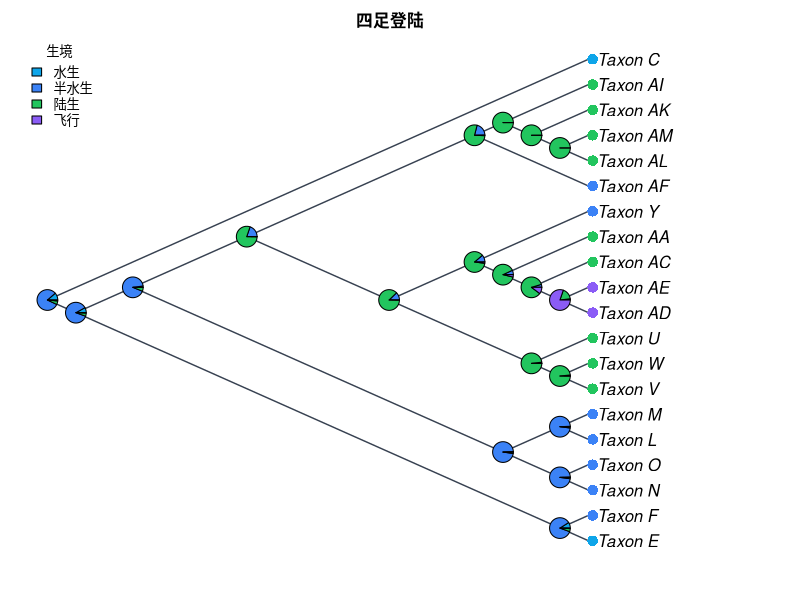

The R source for this figure:
#!/usr/bin/env Rscript
# CladeForge reproducible-analysis script
# Project : 四足登陆
# Format  : CladeForge project v0.2.0
# Software: CladeForge 0.3.0 (this header is the provenance stamp a
#           reproducibility checklist asks for: software version, generation
#           time and the analysis parameters are printed beside the numbers)
# Generated: (timestamp omitted in fixture)
#
# PARAMETER SUMMARY (what the app used):
#   * parsimony: tie-break = parent-state first, then tip frequency, then
#     declaration order; the reported single path is ONE of possibly many
#     equally parsimonious reconstructions.
#   * Mk: each character's rate is the application's own fit (maximum-likelihood fit (1-D profile over the pruning likelihood)),
#     baked in at generation time; the script replays that number instead of
#     re-fitting, so its posteriors match what the app reported. Characters the
#     app could not fit fall back to 1 / mean(branch length) with a printed
#     note. Display threshold applied post hoc; the posterior is marginal
#     (per-node), NOT joint.
#   * The R implementation below computes the likelihood in ORDINARY space
#     while the app runs in log-space: values agree to floating-point noise on
#     modest trees but can drift on very large or very unbalanced ones.
#   * Node ancestral states asserted by the user in CladeForge are IGNORED by
#     the parsimony baseline (independent reference by design); the R script
#     reproduces that baseline, not the user's hypotheses.
#
# What this script reproduces, and what it does not:
#   REPRODUCED (same algorithms as the application):
#     * Sankoff parsimony with the project's step matrix (advisory baseline);
#     * equal-rates Mk ancestral-state reconstruction (pruning + up-pass), i.e.
#       the posterior probabilities the app reports.
#   APPROXIMATED:
#     * a PDF figure drawn from the same data — character-coloured tips,
#       posterior pies, legend — in the project's cladogram layout
#       (equal branch spacing, like the CladeForge cladogram (branch lengths ignored)). It is NOT a pixel copy of the on-screen figure: manual
#       node positions, collapsed clades, custom reticulation edges, era bands
#       and the interactive ladderising order are GUI state that ape does not
#       consume. The topology, tip labels, states and posteriors are identical;
#       the geometry is a same-data rendering.
#   Branch lengths: present, used as given.
# Run with: Rscript this_file.R   (install.packages("ape") if needed)

library(ape)

# The tree is assembled from vectors rather than parsed from Newick, so every
# label survives byte-exact even where ape's own reader would mangle it.
tree <- structure(
  list(
    edge = matrix(c(21, 22, 21, 1, 22, 23, 22, 24, 23, 2, 23, 3, 24, 25, 24, 26, 25, 27, 25, 28, 26, 29, 26, 30, 27, 4, 27, 5, 28, 6, 28, 7, 29, 31, 29, 32, 30, 8, 30, 33, 31, 34, 31, 9, 32, 35, 32, 10, 33, 36, 33, 11, 34, 12, 34, 13, 35, 37, 35, 14, 36, 38, 36, 15, 37, 39, 37, 16, 38, 17, 38, 18, 39, 19, 39, 20), ncol = 2, byrow = TRUE),
    edge.length = c(20, 430, 20, 30, 390, 390, 10, 60, 10, 15, 10, 120, 360, 360, 355, 355, 45, 60, 200, 120, 5, 265, 20, 250, 15, 80, 260, 260, 30, 230, 35, 65, 50, 200, 30, 30, 150, 150),
    Nnode = 19L,
    tip.label = c("Taxon_C", "Taxon_E", "Taxon_F", "Taxon_N", "Taxon_O", "Taxon_L", "Taxon_M", "Taxon_AF", "Taxon_U", "Taxon_Y", "Taxon_AI", "Taxon_V", "Taxon_W", "Taxon_AA", "Taxon_AK", "Taxon_AC", "Taxon_AL", "Taxon_AM", "Taxon_AD", "Taxon_AE"),
    node.label = c("Taxon_A", "Taxon_B", "Taxon_D", "Taxon_G", "Taxon_H", "Taxon_K", "Taxon_I", "Taxon_J", "Taxon_P", "Taxon_Q", "Taxon_R", "Taxon_S", "Taxon_AG", "Taxon_T", "Taxon_X", "Taxon_AH", "Taxon_Z", "Taxon_AJ", "Taxon_AB")
  ),
  class = "phylo"
)

# Branch lengths, with an explicit unit-length fallback: a cladogram-only project
# serialises no lengths at all, and 1 / mean(NULL) would poison every
# transition probability below.
bl <- tree$edge.length
if (is.null(bl) || !any(is.finite(bl) & bl > 0)) {
  bl <- rep(1, nrow(tree$edge))
  cat("NOTE: the tree carries no usable branch lengths; Mk probabilities and the\n")
  cat("      figure use unit (equal) branch lengths, i.e. topology-only inference.\n\n")
}

# Equal-rates Mk rate: one expected substitution per mean branch, so the
# transition probabilities are invariant to the tree's absolute scale. Every
# length above is already resolved the way the application resolves it (a
# recorded 0 is a real zero; unset / negative / non-finite became 1), so the mean
# runs over ALL of them — filtering here would drop zero-length and unmeasured
# edges from the average and make this script reconstruct at a different rate
# than the application reports. Deriving it from the fallback-protected bl
# above is what keeps the rate finite for a cladogram-only project.
#
# This fallback rate is used ONLY for a character the application itself could
# not fit (NULL rate below); characters with a baked rate replay the
# application's ML value, so the script's posteriors match the app's instead
# of drifting with the branch-length mean.
rate <- 1 / mean(bl)


characters <- list(
  list(
    name = "生境",
    type = "discrete",
    states = c("水生", "半水生", "陆生", "飞行"),
    colors = c("#0ea5e9", "#3b82f6", "#22c55e", "#8b5cf6"),
    cost = NULL,
    rate = 0.0005273315201987984,
    tips = c("Taxon_C" = "水生", "Taxon_E" = "水生", "Taxon_F" = "半水生", "Taxon_L" = "半水生", "Taxon_M" = "半水生", "Taxon_N" = "半水生", "Taxon_O" = "半水生", "Taxon_U" = "陆生", "Taxon_V" = "陆生", "Taxon_W" = "陆生", "Taxon_Y" = "半水生", "Taxon_AA" = "陆生", "Taxon_AC" = "陆生", "Taxon_AD" = "飞行", "Taxon_AE" = "飞行", "Taxon_AF" = "半水生", "Taxon_AI" = "陆生", "Taxon_AK" = "陆生", "Taxon_AL" = "陆生", "Taxon_AM" = "陆生")
  ),
  list(
    name = "附肢类型",
    type = "discrete",
    states = c("鳍", "趾型", "翼"),
    colors = c("#0284c7", "#b45309", "#8b5cf6"),
    cost = NULL,
    rate = 0.00024282325865354306,
    tips = c("Taxon_C" = "鳍", "Taxon_E" = "鳍", "Taxon_F" = "鳍", "Taxon_L" = "趾型", "Taxon_M" = "趾型", "Taxon_N" = "趾型", "Taxon_O" = "趾型", "Taxon_U" = "趾型", "Taxon_V" = "趾型", "Taxon_W" = "趾型", "Taxon_Y" = "趾型", "Taxon_AA" = "趾型", "Taxon_AC" = "趾型", "Taxon_AD" = "翼", "Taxon_AE" = "翼", "Taxon_AF" = "趾型", "Taxon_AI" = "趾型", "Taxon_AK" = "趾型", "Taxon_AL" = "趾型", "Taxon_AM" = "趾型")
  )
)

# --- helpers ----------------------------------------------------------------

## Equal-rates (ER) Mk transition matrix P(t): the same closed form used by
## CladeForge's inference assistant. The rate is scaled by the mean branch
## length so probabilities are invariant to the tree's absolute scale.
p_er <- function(t, k, rate) {
  e <- exp(-k * rate * t)
  P <- matrix(1 / k, k, k) - (1 / k) * e
  diag(P) <- 1 / k + ((k - 1) / k) * e
  P
}

## Sankoff parsimony down/up pass. 'cost' is k x k; tips absent from tip_states
## are treated as missing data.
sankoff <- function(tree, tip_states, states, cost) {
  ntip <- length(tree$tip.label)
  k <- length(states)
  sidx <- setNames(seq_len(k), states)
  x <- sidx[tip_states[tree$tip.label]]
  parent <- tree$edge[, 1]
  child <- tree$edge[, 2]
  kids <- split(child, parent)
  root <- setdiff(unique(parent), unique(child))
  g <- matrix(0, nrow = ntip + tree$Nnode, ncol = k)
  rownames(g) <- as.character(seq_len(ntip + tree$Nnode))
  ## Down-pass: internal node indices decrease from root, so descending order
  ## visits children before parents.
  for (v in sort(as.integer(names(kids)), decreasing = TRUE)) {
    for (i in seq_len(k)) {
      total <- 0
      for (ch in kids[[as.character(v)]]) {
        if (ch <= ntip) {
          xi <- x[[ch]]
          if (is.na(xi)) next
          total <- total + min(cost[i, ] + ifelse(seq_len(k) == xi, 0, Inf))
        } else {
          total <- total + min(cost[i, ] + g[as.character(ch), ])
        }
      }
      g[as.character(v), i] <- total
    }
  }
  ## Up-pass: assign each node a state minimising cost given its parent.
  node_state <- integer(ntip + tree$Nnode)
  walk <- function(v, parent_state) {
    base <- if (parent_state == 0L) rep(0, k) else cost[parent_state, ]
    scores <- base + g[as.character(v), ]
    best <- which.min(scores)
    node_state[v] <<- best
    for (ch in kids[[as.character(v)]]) {
      if (ch > ntip) walk(ch, best)
    }
  }
  walk(root, 0L)
  list(cost = min(g[as.character(root), ]),
       states = node_state, k = k)
}

## Equal-rates Mk marginal ancestral reconstruction: Felsenstein pruning
## (down-pass) + parent/sibling up-pass, normal space. Uses the script-level
## 'bl' (which already falls back to unit lengths when the tree has none) and the
## 'rate' is passed per character: the application's own ML fit for that
## character when it has one, else the 1 / mean usable branch length fallback.
## For very large or very unbalanced trees prefer log-space implementations
## (phangorn::ace, phytools).
mk_asr <- function(tree, tip_states, states, rate) {
  ntip <- length(tree$tip.label)
  k <- length(states)
  sidx <- setNames(seq_len(k), states)
  x <- sidx[tip_states[tree$tip.label]]
  parent <- tree$edge[, 1]
  child <- tree$edge[, 2]
  kids <- split(seq_along(child), parent)  # edge-row indices per parent
  root <- setdiff(unique(parent), unique(child))
  L <- matrix(1, nrow = ntip + tree$Nnode, ncol = k)
  rownames(L) <- as.character(seq_len(ntip + tree$Nnode))
  for (v in sort(as.integer(names(kids)), decreasing = TRUE)) {
    rows <- kids[[as.character(v)]]
    vec <- rep(1, k)
    for (r in rows) {
      ch <- child[r]
      m <- if (ch <= ntip) {
        xi <- x[[ch]]
        if (is.na(xi)) rep(1, k) else as.numeric(seq_len(k) == xi)
      } else L[as.character(ch), ]
      vec <- vec * (p_er(bl[r], k, rate) %*% m)
    }
    s <- sum(vec)
    L[as.character(v), ] <- if (s > 0) vec / s else rep(1 / k, k)
  }
  G <- matrix(1 / k, nrow = ntip + tree$Nnode, ncol = k)
  rownames(G) <- rownames(L)
  for (v in sort(as.integer(names(kids)))) {
    rows <- kids[[as.character(v)]]
    for (r in rows) {
      ch <- child[r]
      if (ch <= ntip) next
      sib_msg <- rep(1, k)
      for (r2 in rows) {
        ch2 <- child[r2]
        if (ch2 == ch) next
        m2 <- if (ch2 <= ntip) {
          xi <- x[[ch2]]
          if (is.na(xi)) rep(1, k) else as.numeric(seq_len(k) == xi)
        } else L[as.character(ch2), ]
        sib_msg <- sib_msg * (p_er(bl[r2], k, rate) %*% m2)
      }
      G[as.character(ch), ] <- p_er(bl[r], k, rate) %*% (G[as.character(v), ] * sib_msg)
      G[as.character(ch), ] <- G[as.character(ch), ] / sum(G[as.character(ch), ])
    }
  }
  post <- L * G
  post <- post / rowSums(post)
  list(posterior = post)
}

# --- analysis ---------------------------------------------------------------

cat("CladeForge reproducible analysis\n")
cat("Tree:", Ntip(tree), "tips,", tree$Nnode, "internal nodes\n\n")

internal_nodes <- (length(tree$tip.label) + 1):(length(tree$tip.label) + tree$Nnode)

for (ch in characters) {
  cat("== Character:", ch$name, "==\n")
  if (ch$type != "discrete" || length(ch$states) < 2) {
    cat("   continuous or single-state: exported as data only\n\n")
    next
  }
  scored <- ch$tips[names(ch$tips) %in% tree$tip.label]
  cost <- ch$cost
  if (is.null(cost)) {
    k <- length(ch$states)
    cost <- matrix(1, k, k); diag(cost) <- 0
  }
  sp <- sankoff(tree, scored, ch$states, cost)
  cat(sprintf("   Sankoff minimum cost: %g (step-matrix units)\n", sp$cost))
  ch_rate <- if (is.null(ch$rate)) {
    cat(sprintf("   NOTE: the application could not fit a rate for this character; using 1 / mean(branch length) = %g\n", rate))
    rate
  } else ch$rate
  asr <- mk_asr(tree, scored, ch$states, ch_rate)
  cat("   Mk posterior at each internal node (states:",
      paste(ch$states, collapse = " / "), ")\n")
  print(round(asr$posterior[as.character(internal_nodes), , drop = FALSE], 3))
  cat("\n")
}

# --- figure -----------------------------------------------------------------
# A same-data rendering of the GUI figure: character-coloured tips (first
# discrete character) + posterior pies at internal nodes + auto legend, in the
# layout the project is displayed as. Manual positions / collapsed clades /
# custom edges / era bands are GUI-only and are not reproduced here.

discrete <- Filter(function(ch) ch$type == "discrete" && length(ch$states) >= 2, characters)

# cairo_pdf renders unicode labels reliably; use pdf() if cairo is unavailable.
cairo_pdf("cladeforge_reconstruction.pdf", width = 9, height = 7)
par(mar = c(2, 1, 2, 2), xpd = NA)
cat("Figure layout: type = cladogram, use.edge.length = FALSE",
    "(equal branch spacing, like the CladeForge cladogram (branch lengths ignored))\n")
plot(tree, type = "cladogram", use.edge.length = FALSE,
     show.tip.label = TRUE,
     label.offset = 0.3,
     edge.color = "#374151", edge.width = 1.4)
title(main = "四足登陆", cex.main = 1.0)

if (length(discrete) > 0) {
  main <- discrete[[1]]
  scored <- main$tips[names(main$tips) %in% tree$tip.label]
  k <- length(main$states)
  cost <- main$cost
  if (is.null(cost)) { cost <- matrix(1, k, k); diag(cost) <- 0 }

  tip_col <- rep("#6b7280", Ntip(tree))
  names(tip_col) <- tree$tip.label
  for (lab in names(scored)) tip_col[[lab]] <- main$colors[[match(scored[[lab]], main$states)]]
  tiplabels(pch = 16, col = tip_col, cex = 1.4, offset = 0.15)

  asr <- mk_asr(tree, scored, main$states, if (is.null(main$rate)) rate else main$rate)
  nodelabels(node = internal_nodes, pie = asr$posterior[as.character(internal_nodes), , drop = FALSE],
             piecol = main$colors, cex = 0.7)
  legend("topleft", legend = main$states, fill = main$colors,
         title = main$name, bty = "n", cex = 0.8)
}

dev.off()

cat("Wrote cladeforge_reconstruction.pdf\n")
